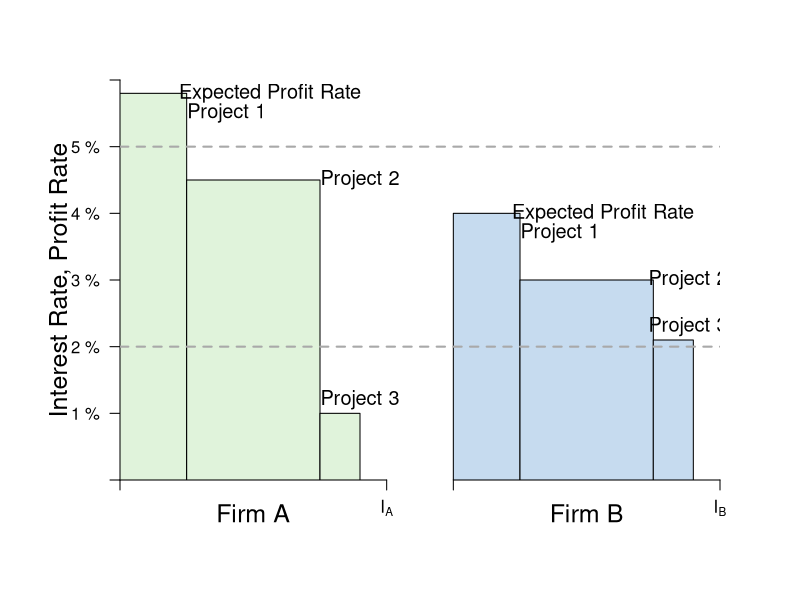

Generate this figure with R:
# CHANGE COLOR AND TRANSPARENCY OF RECT

require(shape)
pdf(file = "credit/credit_macro_int_A.pdf", width = 9, height = 7)

#Set parameters for graphics
axislabelsize <- 1.5
labelsize <- 1.2
graphlinewidth <- 3
segmentlinewidth <- 2

COL <- c("#7fc97f", "#beaed4", "#fdc086", "#ffff99", "#386cb0", "#f0027f", "#bf5b17", "#666666")
COLA <- c("#e0f3db", "#99d8c9","#66c2a4","#41ae76", "#238b45", "#005824")
COLB <- c("#c6dbef", "#4eb3d3", "#2b8cbe", "#0868ac","#084081")
COLC <- c("#fcfbfd", "#efedf5", "#dadaeb", "#bcbddc", "#9e9ac8", "#807dba", "#6a51a3", "#54278f", "#3f007d")

par(mar =  c(6, 6, 4, 4))

xlims <- c(0, 45)
ylims <- c(0, 30)

npts <- 501 
x <- seq(xlims[1], xlims[2], length.out = npts)
y <- seq(ylims[1], ylims[2], length.out = npts) 
a <- c(46.08, 55, 64)
b <- c(46.08, 55, 64)

plot(0, 0, xlim = xlims, ylim = ylims, type = "n",
     xlab = expression(paste("")),
     ylab = expression(paste("")), 
     xaxt = "n", 
     yaxt = "n", 
     cex.lab = axislabelsize, 
     bty = "n",
     xaxs="i", 
     yaxs="i")

# ticksy <- seq(from = 0, to = ylims[2], by = 2)
# ylabels <- seq(from = 0, to = ylims[2], by = 2)
# ticksx <- seq(from = 0, to = xlims[2], by = 2)
# xlabels <- seq(from = 0, to = xlims[2], by = 2)
ticksy <- c(0, 5, 10, 15, 20, 25, ylims[2])
ylabels <- c(NA, expression(paste("1 %")), expression(paste("2 %")), expression(paste("3 %")), expression(paste("4 %")), expression(paste("5 %")), NA)
ticksx <- c(0, xlims[2])
ticksx2 <- c(0, 20)
ticksx3 <- c(25, 45)
xlabels1 <- c(NA, expression(paste(I[A])))
xlabels2 <- c(NA, expression(paste(I[B])))

axis(1, at = ticksx2, pos = 0, labels = xlabels1)
axis(1, at = ticksx3, pos = 0, labels = xlabels2)
axis(2, at = ticksy, pos = 0, labels = ylabels, las = 1)

npts <- 500 
xx1 <- seq(xlims[1], xlims[2], length.out = npts)

text(-4.5, 0.5*(ylims[2] + ylims[1]), expression(paste("Interest Rate, Profit Rate")), xpd = TRUE, cex = axislabelsize, srt = 90) 
text(0.5*(xlims[2]) - 12.5, -2.5, expression(paste("Firm A")), xpd = TRUE, cex = axislabelsize) 
text(0.5*(xlims[2]) + 12.5, -2.5, expression(paste("Firm B")), xpd = TRUE, cex = axislabelsize) 


# I_A RECT
rect(0, 0, 5, 29,
     col=COLA[1], border=TRUE, lty=1)

rect(5, 0, 15, 22.5,
     col=COLA[1], border=TRUE, lty=1)

rect(15, 0, 18, 5,
     col=COLA[1], border=TRUE, lty=1)

# I_B RECT
rect(25, 0, 30, 20,
     col=COLB[1], border=TRUE, lty=1)

rect(30, 0, 40, 15,
     col=COLB[1], border=TRUE, lty=1)

rect(40, 0, 43, 10.5,
     col=COLB[1], border=TRUE, lty=1)


# Segments
segments(0, 10, xlims[2], 10, col = "darkgray", lty = 2, lwd = segmentlinewidth)
segments(0, 25, xlims[2], 25, col = "darkgray", lty = 2, lwd = segmentlinewidth)

# Labels --- Fig A

text(11.25, 29, expression(paste("Expected Profit Rate")), cex = labelsize)
text(8, 27.5, expression(paste("Project 1")), cex = labelsize)
text(18, 22.5, expression(paste("Project 2")), cex = labelsize)
text(18, 6, expression(paste("Project 3")), cex = labelsize)

# Labels --- Fig B

text(36.22, 20, expression(paste("Expected Profit Rate")), cex = labelsize)
text(33, 18.5, expression(paste("Project 1")), cex = labelsize)
text(42.6, 15, expression(paste("Project 2")), cex = labelsize)
text(42.6, 11.5, expression(paste("Project 3")), cex = labelsize)


dev.off()
